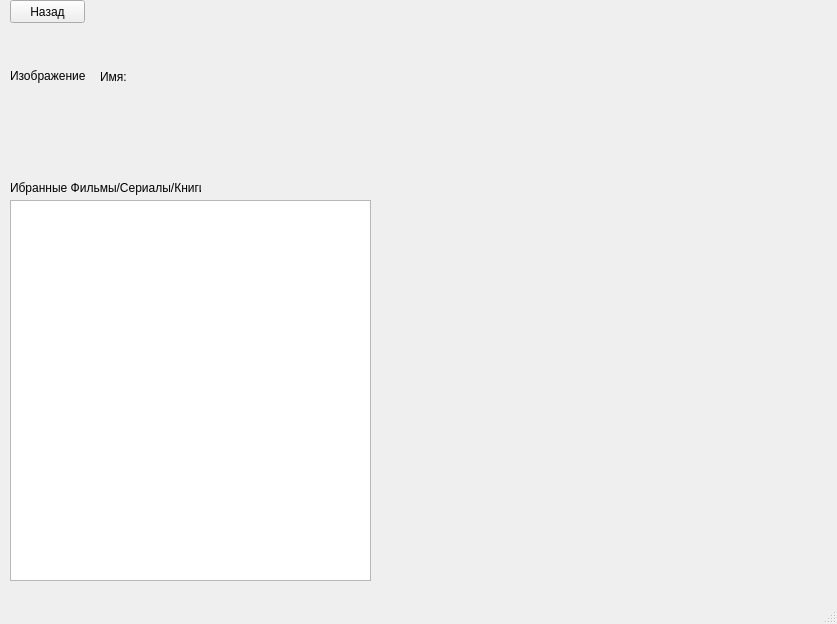
<?xml version="1.0" encoding="UTF-8"?>
<ui version="4.0">
 <class>MainWindow</class>
 <widget class="QMainWindow" name="MainWindow">
  <property name="geometry">
   <rect>
    <x>0</x>
    <y>0</y>
    <width>837</width>
    <height>624</height>
   </rect>
  </property>
  <property name="windowTitle">
   <string>MainWindow</string>
  </property>
  <widget class="QWidget" name="centralwidget">
   <widget class="QListWidget" name="favorites">
    <property name="geometry">
     <rect>
      <x>10</x>
      <y>200</y>
      <width>361</width>
      <height>381</height>
     </rect>
    </property>
   </widget>
   <widget class="QLabel" name="label">
    <property name="geometry">
     <rect>
      <x>10</x>
      <y>180</y>
      <width>191</width>
      <height>16</height>
     </rect>
    </property>
    <property name="text">
     <string>Ибранные Фильмы/Сериалы/Книги:</string>
    </property>
   </widget>
   <widget class="QLabel" name="image_user">
    <property name="geometry">
     <rect>
      <x>10</x>
      <y>40</y>
      <width>81</width>
      <height>71</height>
     </rect>
    </property>
    <property name="text">
     <string>Изображение</string>
    </property>
   </widget>
   <widget class="QLabel" name="label_user_name">
    <property name="geometry">
     <rect>
      <x>100</x>
      <y>70</y>
      <width>47</width>
      <height>13</height>
     </rect>
    </property>
    <property name="text">
     <string>Имя:</string>
    </property>
   </widget>
   <widget class="QPushButton" name="pushButton">
    <property name="geometry">
     <rect>
      <x>10</x>
      <y>0</y>
      <width>75</width>
      <height>23</height>
     </rect>
    </property>
    <property name="text">
     <string>Назад</string>
    </property>
   </widget>
  </widget>
  <widget class="QMenuBar" name="menubar">
   <property name="geometry">
    <rect>
     <x>0</x>
     <y>0</y>
     <width>837</width>
     <height>21</height>
    </rect>
   </property>
  </widget>
  <widget class="QStatusBar" name="statusbar"/>
 </widget>
 <resources/>
 <connections/>
</ui>
